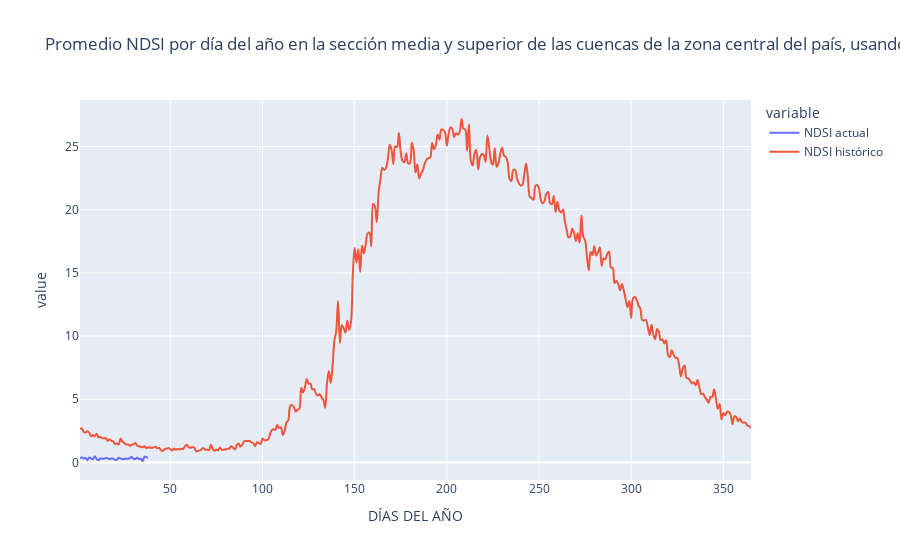

This figure's notebook cell:
### Code cell
MOD10A1_DOY.rename(columns = {'DAY_OF_YEAR':'DÍAS DEL AÑO'}, inplace = True)
fig = px.line(MOD10A1_DOY,x='DÍAS DEL AÑO', y=['NDSI actual','NDSI histórico'], line_shape='spline', 
title='Promedio NDSI por día del año en la sección media y superior de las cuencas de la zona central del país, usando MOD10A1. 2000-2021')
fig.show()

### Figure 1 — Plotly figure (JSON) as saved in the notebook; plotly's stock layout.template omitted (floating-point values rounded to 4 significant figures; data arrays with more than 128 entries replaced by an {"elided": "..."} marker saying what was removed)
{"data": [{"hovertemplate": "variable=NDSI actual<br>DÍAS DEL AÑO=%{x}<br>value=%{y}<extra></extra>", "legendgroup": "NDSI actual", "line": {"color": "#636efa", "dash": "solid", "shape": "spline"}, "mode": "lines", "name": "NDSI actual", "orientation": "v", "showlegend": true, "type": "scatter", "x": {"elided": "365 int values"}, "xaxis": "x", "y": {"elided": "365 float values"}, "yaxis": "y"}, {"hovertemplate": "variable=NDSI histórico<br>DÍAS DEL AÑO=%{x}<br>value=%{y}<extra></extra>", "legendgroup": "NDSI histórico", "line": {"color": "#EF553B", "dash": "solid", "shape": "spline"}, "mode": "lines", "name": "NDSI histórico", "orientation": "v", "showlegend": true, "type": "scatter", "x": {"elided": "365 int values"}, "xaxis": "x", "y": {"elided": "365 float values"}, "yaxis": "y"}], "layout": {"legend": {"title": {"text": "variable"}, "tracegroupgap": 0}, "title": {"text": "Promedio NDSI por día del año en la sección media y superior de las cuencas de la zona central del país, usando MOD10A1. 2000-2021"}, "xaxis": {"anchor": "y", "domain": [0, 1], "title": {"text": "DÍAS DEL AÑO"}}, "yaxis": {"anchor": "x", "domain": [0, 1], "title": {"text": "value"}}}}
